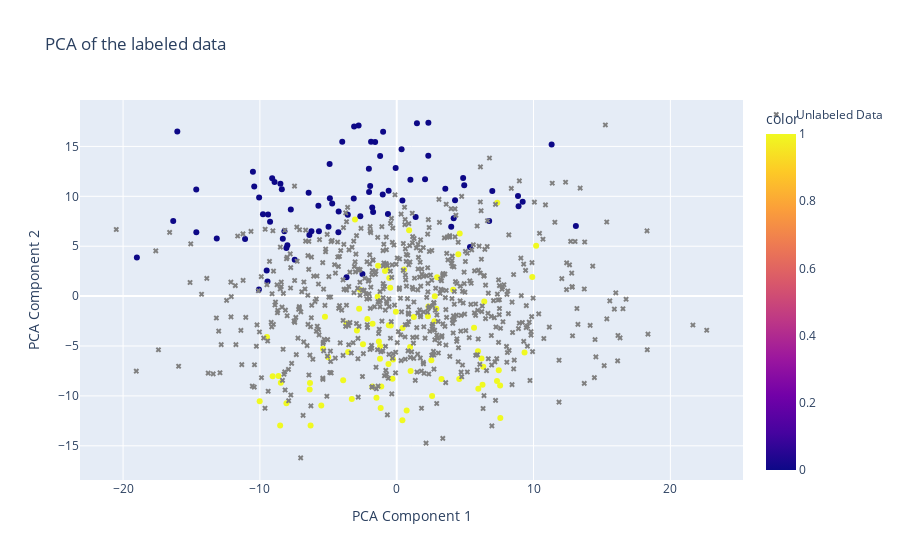

Notebook cell for this chart:
### Code cell
# visualize the embedding of the labeled data vs the unlabeled data
pca_labeled_data_x = pca.transform(labeled_data_x_train)
pca_not_labeled_data_x = pca.transform(not_labeled_data_x_train)
fig = px.scatter(x=pca_labeled_data_x[:, 0], y=pca_labeled_data_x[:, 1], color=labeled_data_y_train, title="PCA of the labeled data")
fig.add_trace(go.Scatter(x=pca_not_labeled_data_x[:, 0], y=pca_not_labeled_data_x[:, 1], mode='markers', name='Unlabeled Data', marker=dict(color='grey', size=5, symbol='x')))
fig.update_layout(xaxis_title='PCA Component 1', yaxis_title='PCA Component 2')
fig.show()

### Figure 1 — Plotly figure (JSON) as saved in the notebook; plotly's stock layout.template omitted (floating-point values rounded to 4 significant figures; data arrays with more than 128 entries replaced by an {"elided": "..."} marker saying what was removed)
{"data": [{"hovertemplate": "x=%{x}<br>y=%{y}<br>color=%{marker.color}<extra></extra>", "legendgroup": "", "marker": {"color": {"elided": "160 int values"}, "coloraxis": "coloraxis", "symbol": "circle"}, "mode": "markers", "name": "", "orientation": "v", "showlegend": false, "type": "scatter", "x": {"elided": "160 float values"}, "xaxis": "x", "y": {"elided": "160 float values"}, "yaxis": "y"}, {"marker": {"color": "grey", "size": 5, "symbol": "x"}, "mode": "markers", "name": "Unlabeled Data", "type": "scatter", "x": {"elided": "640 float values"}, "y": {"elided": "640 float values"}}], "layout": {"coloraxis": {"colorbar": {"title": {"text": "color"}}, "colorscale": [[0, "#0d0887"], [0.1111, "#46039f"], [0.2222, "#7201a8"], [0.3333, "#9c179e"], [0.4444, "#bd3786"], [0.5556, "#d8576b"], [0.6667, "#ed7953"], [0.7778, "#fb9f3a"], [0.8889, "#fdca26"], [1, "#f0f921"]]}, "legend": {"tracegroupgap": 0}, "title": {"text": "PCA of the labeled data"}, "xaxis": {"anchor": "y", "domain": [0, 1], "title": {"text": "PCA Component 1"}}, "yaxis": {"anchor": "x", "domain": [0, 1], "title": {"text": "PCA Component 2"}}}}
